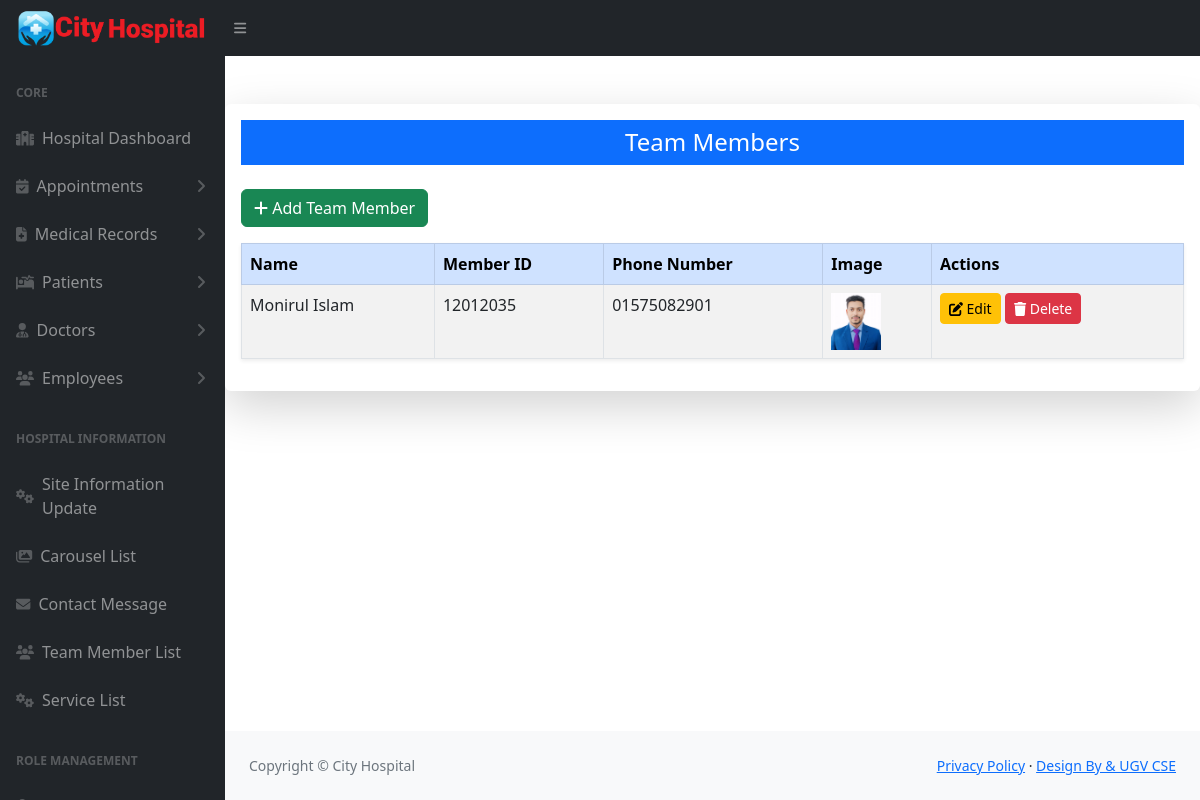
/team-members/, run on the app's committed database.
### pms/models.py (models this page shows, shortened)
class SiteInfo(models.Model):
    site_name = models.CharField(max_length=20)
    color_logo = models.ImageField(upload_to='logo/')
    white_logo = models.ImageField(upload_to='logo/')
    email = models.EmailField()
    phone = models.CharField(max_length=14)
    address = models.CharField(max_length=100)
    opening_hours = models.CharField(max_length=255, default='Saturday - Thursday: 6.00 am - 10.00 pm, Friday Closed')
    site_facebook = models.URLField(max_length=100)
    site_x = models.URLField(max_length=100)
    site_instagram = models.URLField(max_length=100)
    site_pinterest = models.URLField(max_length=100)

class TeamMember(models.Model):
    name = models.CharField(max_length=100)
    member_id = models.CharField(max_length=50)
    phone_number = models.CharField(max_length=15)
    image = models.ImageField(upload_to='team_members/')
    bio = models.TextField(blank=True, null=True)  # Optional field for a bio or description of the team member

### pms/views.py (the view)
# urls.py: path('team-members/', team_member_list, name='team_member_list'),
def team_member_list(request):
    team_members = TeamMember.objects.all()
    if request.method == 'POST' and 'delete_team_member' in request.POST:
        team_member_id = request.POST.get('delete_team_member')
        team_member = get_object_or_404(TeamMember, pk=team_member_id)
        team_member.delete()
        messages.success(request, 'Team member deleted successfully!')
        return redirect('team_member_list')
    return render(request, 'team_member_list.html', {'team_members': team_members})

### pms/context_processors.py (called while the page is built)
def site_information(request):
    site_info = SiteInfo.objects.first()
    return {
        'site_info': site_info
    }

### templates/team_member_list.html (shortened to what this page needs)
{% extends "hospital/hospital_base.html" %}
{% block content %}
<div class="container mt-5 shadow-lg p-3 mb-5 bg-white rounded">
    <h4 class="text-center mb-4 bg-primary text-white p-2">Team Members</h4>
    <div class="mb-3 text-right">
        <a href="{% url 'add_team_member' %}" class="btn btn-success">
            <i class="fas fa-plus"></i> Add Team Member
        </a>
    </div>
    <table class="table table-bordered table-striped table-hover shadow-sm">
        <thead class="table-primary">
            <tr>
                <th>Name</th>
                <th>Member ID</th>
                <th>Phone Number</th>
                <th>Image</th>
                <th>Actions</th>
            </tr>
        </thead>
        <tbody>
            {% for team_member in team_members %}
            <tr>
                <td>{{ team_member.name }}</td>
                <td>{{ team_member.member_id }}</td>
                <td>{{ team_member.phone_number }}</td>
                <td><img src="{{ team_member.image.url }}" alt="{{ team_member.name }}" width="50"></td>
                <td>
                    <a href="{% url 'edit_team_member' team_member.pk %}" class="btn btn-warning btn-sm">
                        <i class="fas fa-edit"></i> Edit
                    </a>
                    <form method="POST" style="display:inline-block;">
                        <button type="submit" class="btn btn-danger btn-sm">
                            <i class="fas fa-trash"></i> Delete
                        </button>
                    </form>
                </td>
            </tr>
            {% endfor %}
        </tbody>
    </table>
</div>
{% endblock %}

### templates/hospital/hospital_base.html (shortened to what this page needs)
{% load static %}
<!DOCTYPE html>
<html lang="en">
    <head>
        <link href="https://cdn.jsdelivr.net/npm/simple-datatables@7.1.2/dist/style.min.css" rel="stylesheet" />
        <link href="{% static 'admin_panel/css/styles.css' %}" rel="stylesheet" />
    </head>
    <body class="sb-nav-fixed">
        <nav class="sb-topnav navbar navbar-expand navbar-dark bg-dark">
            <a class="navbar-brand ps-3" href="{% url 'hospital_admin' %}"><img src="{{ site_info.white_logo.url }}" alt="" style="width: 190px;"></a>
            <button class="btn btn-link btn-sm order-1 order-lg-0 me-4 me-lg-0" id="sidebarToggle" href="#!"><i class="fas fa-bars"></i></button>
            <button class="btn"></button>
        </nav>
        <div id="layoutSidenav">
            <div id="layoutSidenav_nav">
                <nav class="sb-sidenav accordion sb-sidenav-dark" id="sidenavAccordion">
                  {% include 'hospital/hospital_sidebar.html' %}
                </nav>
            </div>
            <div id="layoutSidenav_content">
                <main>
                    {% block content %}
                    {% endblock content %}
                </main>
                <footer class="py-4 bg-light mt-auto">
                    <div class="container-fluid px-4">
                        <div class="d-flex align-items-center justify-content-between small">
                            <div class="text-muted">Copyright &copy; {{ site_info.site_name }}</div>
                            <div>
                                <a href="#">Privacy Policy</a>
                                &middot;
                                <a href="#">Design By &amp; UGV CSE</a>
                            </div>
                        </div>
                    </div>
                </footer>
            </div>
        </div>
    </body>
</html>

### data on the page
SiteInfo: white_logo (picture), site_name "City Hospital"
TeamMember: name "Monirul Islam", member_id "12012035", phone_number "01575082901", image (picture)
